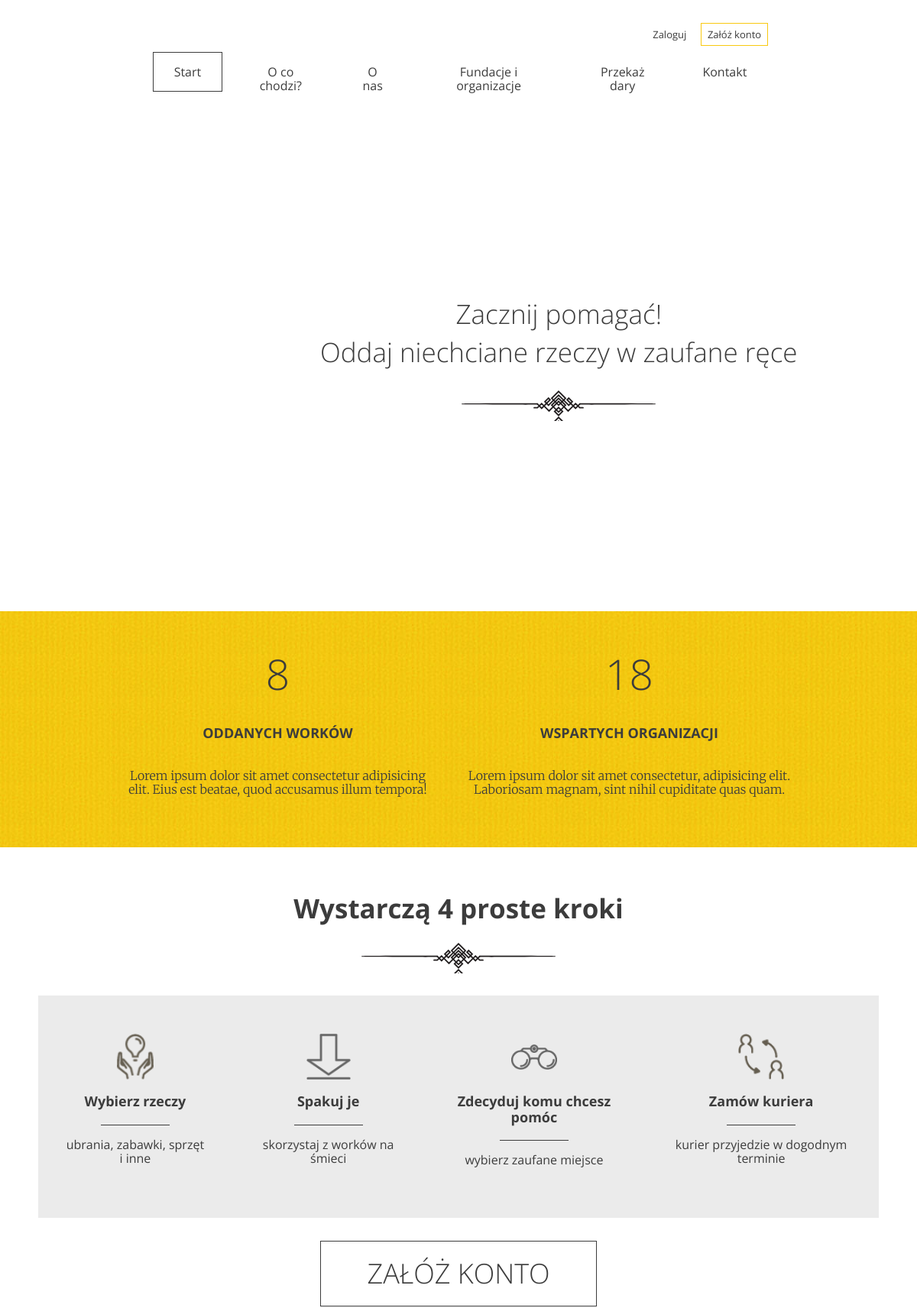
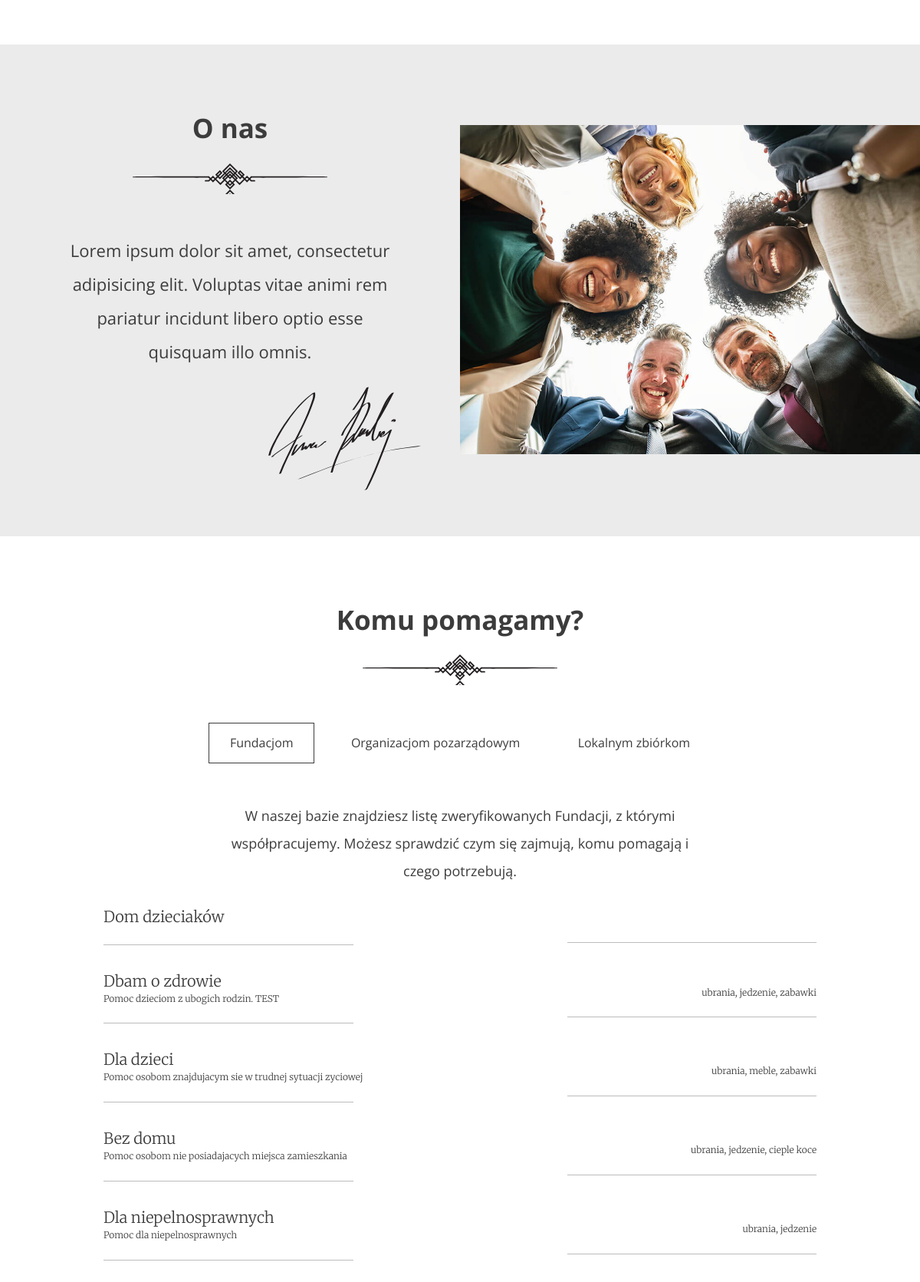
The page / (upper part) on the database its author committed (2 pictures, top to bottom).
### register_thing/models.py (models this page shows)
class Institution(models.Model):
    name = models.CharField(max_length=64)
    description = models.TextField()
    type = models.IntegerField(choices=TYPE_CHOICES, default=1)
    categories = models.ManyToManyField(Category, related_name='category')
    def get_categories(self):
        return ', '.join([c.name for c in self.categories.all()])

class Category(models.Model):
    name = models.CharField(max_length=64)

### register_thing/views.py (the view)
# urls.py: path('', HomeView.as_view(), name='home'),
class HomeView(View):
    def get(self, request):
        donations = Donation.objects.all()
        institutions_count = Institution.objects.all().count()
        sum_bugs = calculate_donations(donations)
        fundations = Institution.objects.filter(type=1)
        organizacje_pozarzadowe = Institution.objects.filter(type=2)
        zbiorki = Institution.objects.filter(type=3)
        context = {
            'sum_of_bugs': sum_bugs,
            'institutions_quantity': institutions_count,
            'organizacje_pozarzadowe': organizacje_pozarzadowe,
            'fundations': fundations,
            'zbiorki': zbiorki,
        }
        return render(request, 'app/index.html', context)

### register_thing/views.py (called while the page is built)
def calculate_donations(obj):
    summ = 0
    for donation in obj:
        summ += donation.quantity
    return summ

### register_thing/templates/app/index.html (shortened to what this page needs)
{% extends 'base.html' %}
{% load static %}
{% block body-content %}
    <section id="stats" class="stats">
      <div class="container container--85">
        <div class="stats--item">
          <em>{{ sum_of_bugs }}</em>
          <h3>Oddanych worków</h3>
          <p>Lorem ipsum dolor sit amet consectetur adipisicing elit. Eius est beatae, quod accusamus illum tempora!</p>
        </div>
        <div class="stats--item">
          <em>{{ institutions_quantity }}</em>
          <h3>Wspartych organizacji</h3>
          <p>Lorem ipsum dolor sit amet consectetur, adipisicing elit. Laboriosam magnam, sint nihil cupiditate quas quam.</p>
        </div>
      </div>
    </section>
    <section id="steps" class="steps">
      <h2>Wystarczą 4 proste kroki</h2>
      <div class="steps--container">
        <div class="steps--item">
          <span class="icon icon--hands"></span>
          <h3>Wybierz rzeczy</h3>
          <p>ubrania, zabawki, sprzęt i inne</p>
        </div>
        <div class="steps--item">
          <span class="icon icon--arrow"></span>
          <h3>Spakuj je</h3>
          <p>skorzystaj z worków na śmieci</p>
        </div>
        <div class="steps--item">
          <span class="icon icon--glasses"></span>
          <h3>Zdecyduj komu chcesz pomóc</h3>
          <p>wybierz zaufane miejsce</p>
        </div>
        <div class="steps--item">
          <span class="icon icon--courier"></span>
          <h3>Zamów kuriera</h3>
          <p>kurier przyjedzie w dogodnym terminie</p>
        </div>
      </div>
      <a href="#" class="btn btn--large">Załóż konto</a>
    </section>
    <section id="about-us" class="about-us">
      <div class="about-us--text">
        <h2>O nas</h2>
        <p>Lorem ipsum dolor sit amet, consectetur adipisicing elit. Voluptas vitae animi rem pariatur incidunt libero optio esse quisquam illo omnis.</p>
        <img src="{% static 'images/signature.svg' %}" class="about-us--text-signature" alt="Signature" />
      </div>
      <div class="about-us--image"><img src="{% static 'images/about-us.jpg' %}" alt="People in circle" /></div>
    </section>
     <section id="help" class="help">
      <h2>Komu pomagamy?</h2>
      <ul class="help--buttons">
        <li data-id="1"><a href="#" class="btn btn--without-border active">Fundacjom</a></li>
        <li data-id="2"><a href="#" class="btn btn--without-border">Organizacjom pozarządowym</a></li>
        <li data-id="3"><a href="#" class="btn btn--without-border">Lokalnym zbiórkom</a></li>
      </ul>
      <div class="help--slides active" data-id="1">
        <p>W naszej bazie znajdziesz listę zweryfikowanych Fundacji, z którymi współpracujemy. Możesz sprawdzić czym się zajmują, komu pomagają i czego potrzebują.</p>
        <ul class="help--slides-items">
          {% for i in fundations%}
          <li>
            <div class="col">
              <div class="title">{{ i.name }}</div>
              <div class="subtitle">{{ i.description }}</div>
            </div>
            <div class="col"><div class="text">{{ i.get_categories }}</div></div>
          </li>
          {% endfor %}
        </ul>
      </div>
    </section>
{% endblock body-content %}

### rows shown on the page
Institution: name "Dom dzieciaków"
Institution: name "Dbam o zdrowie", description "Pomoc dzieciom z ubogich rodzin. TEST", get_categories "ubrania, jedzenie, zabawki"
Institution: name "Dla dzieci", description "Pomoc osobom znajdujacym sie w trudnej sytuacji zyciowej", get_categories "ubrania, meble, zabawki"
Institution: name "Bez domu", description "Pomoc osobom nie posiadajacych miejsca zamieszkania", get_categories "ubrania, jedzenie, cieple koce"
Institution: name "Dla niepelnosprawnych", description "Pomoc dla niepelnosprawnych", get_categories "ubrania, jedzenie"

### other values the page prints
{{ sum_of_bugs }} "8"
{{ institutions_quantity }} "18"
